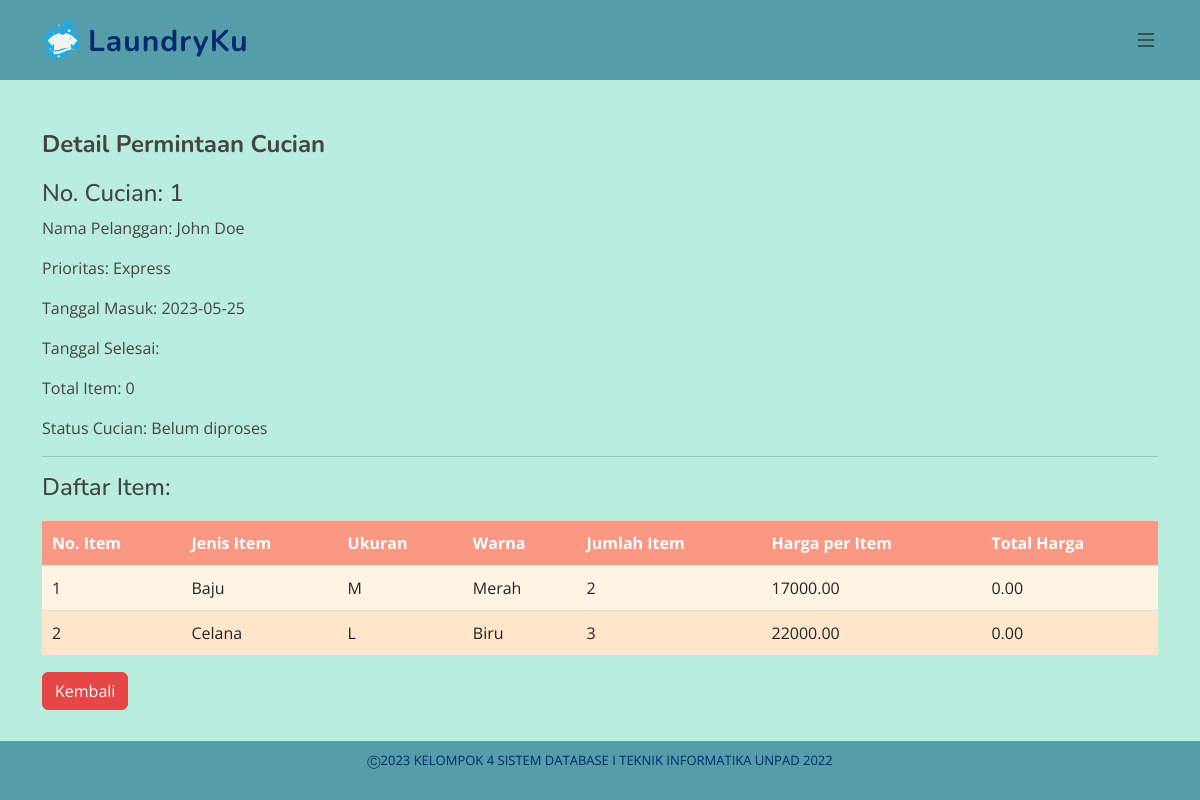
The page /detail_permintaan_cucian_pelanggan.php?no_cucian=1 (signed in) on the database its author committed.
### tables this page shows
CREATE TABLE PermintaanCucian (
    no_cucian INT AUTO_INCREMENT PRIMARY KEY,
    id_pelanggan INT,
    id_prioritas INT,
    tgl_masuk DATE,
    tgl_selesai DATE,
    total_item INT,
    id_status_cucian INT,
    FOREIGN KEY (id_pelanggan) REFERENCES Pelanggan(id_pelanggan),
    FOREIGN KEY (id_prioritas) REFERENCES Prioritas(id_prioritas),
    FOREIGN KEY (id_status_cucian) REFERENCES StatusCucian(id_status_cucian)
);

CREATE TABLE Pelanggan (
    id_pelanggan INT AUTO_INCREMENT PRIMARY KEY,
    nama VARCHAR(255) NOT NULL,
    alamat VARCHAR(255) NOT NULL,
    telepon VARCHAR(15) NOT NULL,
    username VARCHAR(255) NOT NULL,
    password VARCHAR(255) NOT NULL,
    role VARCHAR(255) NOT NULL DEFAULT 'pelanggan'
);

CREATE TABLE Prioritas (
    id_prioritas INT AUTO_INCREMENT PRIMARY KEY,
    jenis_prioritas VARCHAR(255) NOT NULL,
    keterangan VARCHAR(255),
    durasi INT,
    image_url VARCHAR (255)
);

CREATE TABLE StatusCucian (
    id_status_cucian INT AUTO_INCREMENT PRIMARY KEY,
    jenis_status_cucian VARCHAR(255) NOT NULL
);

CREATE TABLE ItemCucian (
    no_itemCucian INT AUTO_INCREMENT PRIMARY KEY,
    no_cucian INT,
    id_item INT,
    ukuran VARCHAR(50) NOT NULL,
    warna VARCHAR(50) NOT NULL,
    jumlah_item INT,
    harga_itemCucian DECIMAL(18, 2) NOT NULL,
    id_prioritas INT,
    FOREIGN KEY (no_cucian) REFERENCES PermintaanCucian(no_cucian),
    FOREIGN KEY (id_prioritas) REFERENCES Prioritas(id_prioritas),
    FOREIGN KEY (id_item) REFERENCES Item(id_item)
);

CREATE TABLE Item (
    id_item INT AUTO_INCREMENT PRIMARY KEY,
    jenis_item VARCHAR(255) NOT NULL,
    harga_per_item DECIMAL(18, 2) NOT NULL,
    id_prioritas INT,
    FOREIGN KEY (id_prioritas) REFERENCES Prioritas(id_prioritas)
);

### detail_permintaan_cucian_pelanggan.php (the view, shortened to what this page needs)
<?php include 'config.php'; ?>
<?php
$noCucian = $_GET['no_cucian'];
$queryPermintaan = "SELECT pc.*, p.nama, pri.jenis_prioritas, sc.jenis_status_cucian
                    FROM PermintaanCucian pc
                    INNER JOIN Pelanggan p ON pc.id_pelanggan = p.id_pelanggan
                    LEFT JOIN Prioritas pri ON pc.id_prioritas = pri.id_prioritas
                    LEFT JOIN StatusCucian sc ON pc.id_status_cucian = sc.id_status_cucian
                    WHERE pc.no_cucian = $noCucian";
$resultPermintaan = mysqli_query($conn, $queryPermintaan);
$permintaan = mysqli_fetch_assoc($resultPermintaan);
$queryItem = "SELECT ic.*, i.jenis_item, i.harga_per_item
              FROM ItemCucian ic
              INNER JOIN Item i ON ic.id_item = i.id_item
              WHERE ic.no_cucian = $noCucian";
$resultItem = mysqli_query($conn, $queryItem);
?>
<?php include 'header_pelanggan.php'; ?>
<main id="main">
    <section id="admin" class="admin">
        <div class="container">
            <div class="row">
                <div class="col-lg-12">
                    <h2>Detail Permintaan Cucian</h2>
                </div>
            </div>
            <div class="row">
                <div class="col-lg-12">
                    <h4>No. Cucian: <?php echo $permintaan['no_cucian']; ?></h4>
                    <p>Nama Pelanggan: <?php echo $permintaan['nama']; ?></p>
                    <p>Prioritas: <?php echo $permintaan['jenis_prioritas']; ?></p>
                    <p>Tanggal Masuk: <?php echo $permintaan['tgl_masuk']; ?></p>
                    <p>Tanggal Selesai: <?php echo $permintaan['tgl_selesai']; ?></p>
                    <p>Total Item: <?php echo $permintaan['total_item']; ?></p>
                    <p>Status Cucian: <?php echo $permintaan['jenis_status_cucian']; ?></p>
                    <hr>
                    <h4>Daftar Item:</h4>
                    <table class="table">
                        <thead>
                            <tr>
                                <th>No. Item</th>
                                <th>Jenis Item</th>
                                <th>Ukuran</th>
                                <th>Warna</th>
                                <th>Jumlah Item</th>
                                <th>Harga per Item</th>
                                <th>Total Harga</th>
                            </tr>
                        </thead>
                        <tbody>
                            <?php while ($row = mysqli_fetch_assoc($resultItem)): ?>
                                <tr>
                                    <td><?php echo $row['no_itemCucian']; ?></td>
                                    <td><?php echo $row['jenis_item']; ?></td>
                                    <td><?php echo $row['ukuran']; ?></td>
                                    <td><?php echo $row['warna']; ?></td>
                                    <td><?php echo $row['jumlah_item']; ?></td>
                                    <td><?php echo $row['harga_per_item']; ?></td>
                                    <td><?php echo $row['harga_itemCucian']; ?></td>
                                </tr>
                            <?php endwhile; ?>
                        </tbody>
                    </table>
                    <div class="float-right">
                        <a href="permintaan_cucian_pelanggan.php" class="btn btn-primary">Kembali</a>
                    </div>
                </div>
            </div>
        </div>
    </section>
</main>
<?php include 'footer.php'; ?>

### assets/css/style.css (style rules this page uses)
:root { scroll-behavior: smooth; }
body { font-family: "Open Sans", sans-serif; color: #444444; }
a { color: #f4f4f4; text-decoration: none; }
h1, h2, h3, h4, h5, h6 { font-family: "Nunito", sans-serif; }
section { padding: 60px 0; overflow: hidden; }

### assets/css/styles.css (style rules this page uses)
#main { background-color: #B9EDDD; min-height: calc(100vh - 30px); }
#main .admin table { width: 100%; border-collapse: collapse; margin-top: 20px; }
#main .admin table th, #main .admin table td { padding: 10px; text-align: left; border-bottom: 1px solid #ddd; }
#main .admin table th { background-color: #FA9884; color: #fff; font-weight: bold; }
#main .admin table tr:nth-child(odd) { background-color: #FFF3E2; }
#main .admin table tr:nth-child(even) { background-color: #FFE5CA; }
#main .admin h2 { font-size: 24px; font-weight: bold; margin-bottom: 20px; }
#main .admin .btn-primary { background-color: #E74646; border-color: #E74646; }
#main { padding-top: 70px; }

### rows shown on the page
permintaancucian: no_cucian "1", id_pelanggan.nama "John Doe", id_prioritas.jenis_prioritas "Express", tgl_masuk "2023-05-25", total_item "0", id_status_cucian.jenis_status_cucian "Belum diproses"
itemcucian: no_itemCucian "1", id_item.jenis_item "Baju", ukuran "M", warna "Merah", jumlah_item "2", id_item.harga_per_item "17000.00", harga_itemCucian "0.00"
itemcucian: no_itemCucian "2", id_item.jenis_item "Celana", ukuran "L", warna "Biru", jumlah_item "3", id_item.harga_per_item "22000.00", harga_itemCucian "0.00"
